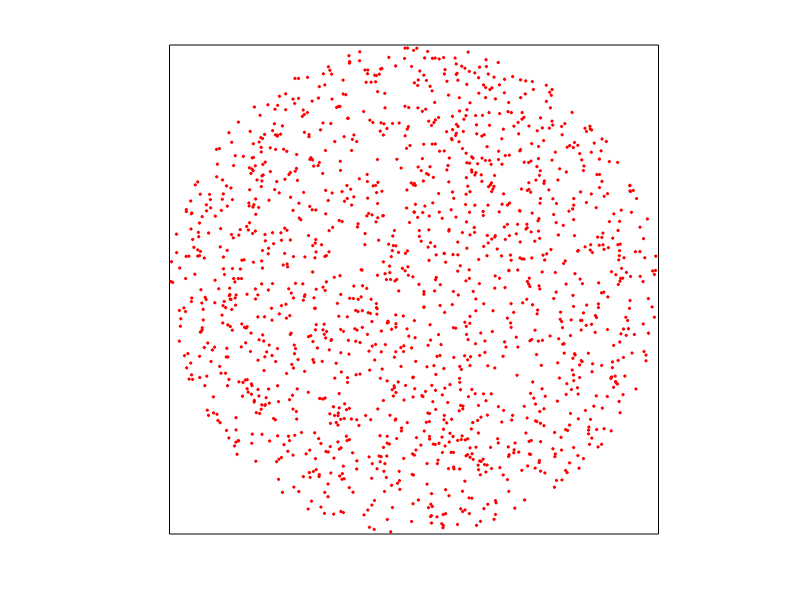
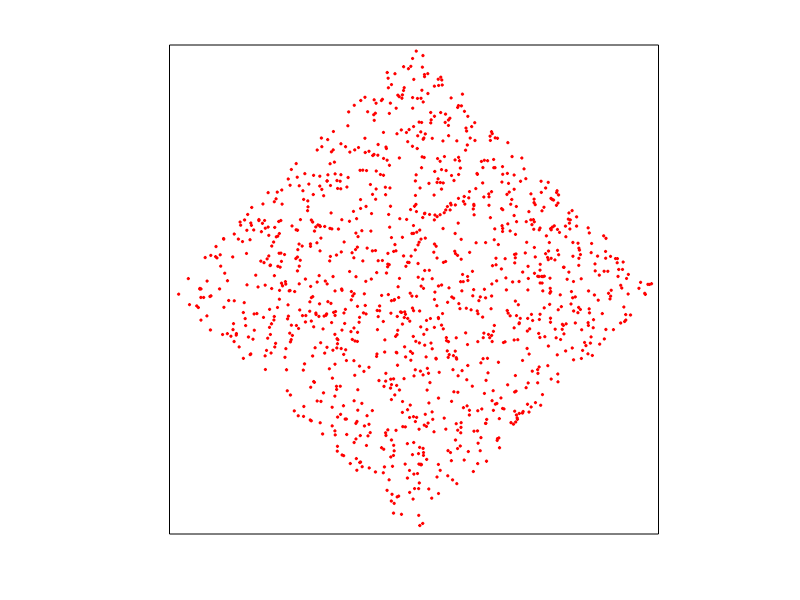
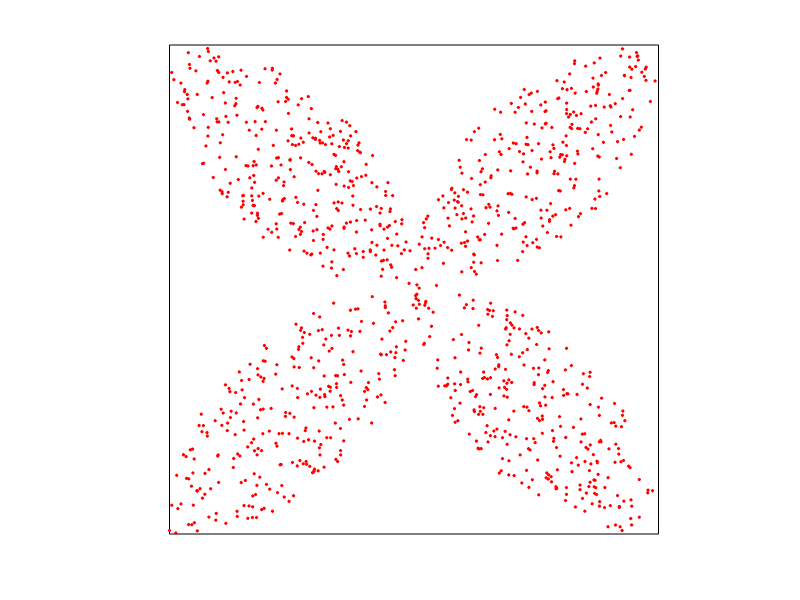

MATLAB code for these plots, in order:
% a) i)
clf; hold on; axis square; axis off;

N=2000;
rectangle('Position', [0 0 1 1]);

count = 0;
for i=1:N
  x = rand; y = rand;

  distance = pdist([0.5 0.5; x y]);
  if distance < 0.5
    count++;
    plot(x, y, 'dr', 'MarkerSize', 2, 'MarkerFaceColor', 'r');
  endif
endfor

p = count/N

% a) ii)

figure; hold on; axis square; axis off;

N=2500;
rectangle('Position', [0 0 1 1]);

count = 0;
for i=1:N
  x = rand; y = rand;

  OP = pdist([0.5 0.5; x y]);

  AP = pdist([0 1; x y]);
  BP = pdist([1 1; x y]);
  CP = pdist([1 0; x y]);
  DP = pdist([0 0; x y]);

  minim = min([AP BP CP DP]);

  % if OP <= AP && OP <= BP && OP <= CP && OP <= DP
  if OP <= minim
    count++;
    plot(x, y, 'dr', 'MarkerSize', 2, 'MarkerFaceColor', 'r');
  endif
endfor

p = count/N

% a) iii)

figure; hold on; axis square; axis off;

N=2000;
rectangle('Position', [0 0 1 1]);

count = 0;
for i=1:N
  x = rand; y = rand;

  v1 = [0 1] - [x y];
  v2 = [1 1] - [x y];
  v3 = [1 0] - [x y];
  v4 = [0 0] - [x y];

  u1 = sum(v1 .* v2);
  u2 = sum(v2 .* v3);
  u3 = sum(v3 .* v4);
  u4 = sum(v4 .* v1);
  u = [u1 u2 u3 u4];

  count1 = length(find(u < 0));

  if count1 == 2
    count++;
    plot(x, y, 'dr', 'MarkerSize', 2, 'MarkerFaceColor', 'r');
  endif
endfor

p = count/N


